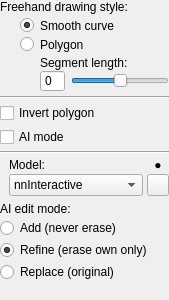
<?xml version="1.0" encoding="UTF-8"?>
<ui version="4.0">
 <class>PolygonToolPanel</class>
 <widget class="QWidget" name="PolygonToolPanel">
  <property name="geometry">
   <rect>
    <x>0</x>
    <y>0</y>
    <width>169</width>
    <height>300</height>
   </rect>
  </property>
  <property name="windowTitle">
   <string>Form</string>
  </property>
  <property name="styleSheet">
   <string notr="true">QWidget {
font-size:12px;
}

</string>
  </property>
  <layout class="QVBoxLayout" name="verticalLayout_3">
   <property name="spacing">
    <number>4</number>
   </property>
   <property name="leftMargin">
    <number>0</number>
   </property>
   <property name="topMargin">
    <number>0</number>
   </property>
   <property name="rightMargin">
    <number>0</number>
   </property>
   <property name="bottomMargin">
    <number>0</number>
   </property>
   <item>
    <widget class="QLabel" name="label_4">
     <property name="text">
      <string>Freehand drawing style:</string>
     </property>
    </widget>
   </item>
   <item>
    <widget class="QWidget" name="grpCurveStyle" native="true">
     <property name="styleSheet">
      <string notr="true">QRadioButton {
  padding: 0px;
}</string>
     </property>
     <layout class="QVBoxLayout" name="verticalLayout">
      <property name="spacing">
       <number>4</number>
      </property>
      <property name="leftMargin">
       <number>20</number>
      </property>
      <property name="topMargin">
       <number>0</number>
      </property>
      <property name="rightMargin">
       <number>0</number>
      </property>
      <property name="bottomMargin">
       <number>0</number>
      </property>
      <item>
       <widget class="QRadioButton" name="btnSmooth">
        <property name="text">
         <string>Smooth curve</string>
        </property>
        <property name="checked">
         <bool>true</bool>
        </property>
       </widget>
      </item>
      <item>
       <widget class="QRadioButton" name="btnPiecewiseLinear">
        <property name="text">
         <string>Polygon</string>
        </property>
       </widget>
      </item>
     </layout>
    </widget>
   </item>
   <item>
    <widget class="QWidget" name="grpSegmentLength" native="true">
     <layout class="QVBoxLayout" name="verticalLayout_2">
      <property name="spacing">
       <number>0</number>
      </property>
      <property name="leftMargin">
       <number>40</number>
      </property>
      <property name="topMargin">
       <number>0</number>
      </property>
      <property name="rightMargin">
       <number>0</number>
      </property>
      <property name="bottomMargin">
       <number>0</number>
      </property>
      <item>
       <widget class="QLabel" name="label_2">
        <property name="text">
         <string>Segment length:</string>
        </property>
       </widget>
      </item>
      <item>
       <layout class="QHBoxLayout" name="horizontalLayout">
        <property name="spacing">
         <number>6</number>
        </property>
        <property name="topMargin">
         <number>0</number>
        </property>
        <item>
         <widget class="QSpinBox" name="inSegmentLength">
          <property name="buttonSymbols">
           <enum>QAbstractSpinBox::ButtonSymbols::NoButtons</enum>
          </property>
         </widget>
        </item>
        <item>
         <widget class="QSlider" name="inSegmentLengthSlider">
          <property name="toolTip">
           <string>&lt;!DOCTYPE HTML PUBLIC &quot;-//W3C//DTD HTML 4.0//EN&quot; &quot;http://www.w3.org/TR/REC-html40/strict.dtd&quot;&gt;
&lt;html&gt;&lt;head&gt;&lt;meta name=&quot;qrichtext&quot; content=&quot;1&quot; /&gt;&lt;style type=&quot;text/css&quot;&gt;
p, li { white-space: pre-wrap; }
&lt;/style&gt;&lt;/head&gt;&lt;body style=&quot; font-family:'Helvetica'; font-size:12px; font-weight:400; font-style:normal;&quot;&gt;
&lt;p style=&quot; margin-top:0px; margin-bottom:0px; margin-left:0px; margin-right:0px; -qt-block-indent:0; text-indent:0px;&quot;&gt;Set the overall opacity of segmentation labels.&lt;/p&gt;
&lt;p style=&quot;-qt-paragraph-type:empty; margin-top:0px; margin-bottom:0px; margin-left:0px; margin-right:0px; -qt-block-indent:0; text-indent:0px;&quot;&gt;&lt;/p&gt;
&lt;p style=&quot; margin-top:0px; margin-bottom:0px; margin-left:0px; margin-right:0px; -qt-block-indent:0; text-indent:0px;&quot;&gt;[A]: Make more transparent&lt;/p&gt;
&lt;p style=&quot; margin-top:0px; margin-bottom:0px; margin-left:0px; margin-right:0px; -qt-block-indent:0; text-indent:0px;&quot;&gt;[D]: Make more opaque&lt;/p&gt;
&lt;p style=&quot; margin-top:0px; margin-bottom:0px; margin-left:0px; margin-right:0px; -qt-block-indent:0; text-indent:0px;&quot;&gt;[S]: Toggle on/off&lt;/p&gt;&lt;/body&gt;&lt;/html&gt;</string>
          </property>
          <property name="minimum">
           <number>0</number>
          </property>
          <property name="maximum">
           <number>100</number>
          </property>
          <property name="singleStep">
           <number>1</number>
          </property>
          <property name="pageStep">
           <number>10</number>
          </property>
          <property name="value">
           <number>50</number>
          </property>
          <property name="orientation">
           <enum>Qt::Orientation::Horizontal</enum>
          </property>
          <property name="tickPosition">
           <enum>QSlider::TickPosition::NoTicks</enum>
          </property>
          <property name="tickInterval">
           <number>25</number>
          </property>
         </widget>
        </item>
       </layout>
      </item>
     </layout>
    </widget>
   </item>
   <item>
    <widget class="Line" name="line">
     <property name="orientation">
      <enum>Qt::Orientation::Horizontal</enum>
     </property>
    </widget>
   </item>
   <item>
    <widget class="QCheckBox" name="chkInvertPolygon">
     <property name="toolTip">
      <string>&lt;html&gt;&lt;head/&gt;&lt;body&gt;&lt;p&gt;When enabled, polygon drawing operations are inverted, i.e., the outside of the polygon is filled with the active label.&lt;/p&gt;&lt;/body&gt;&lt;/html&gt;</string>
     </property>
     <property name="text">
      <string>Invert polygon</string>
     </property>
    </widget>
   </item>
   <item>
    <widget class="QCheckBox" name="chkDeepLearningMode">
     <property name="toolTip">
      <string>&lt;html&gt;&lt;head/&gt;&lt;body&gt;&lt;p&gt;When enabled, polygon drawing operations are inverted, i.e., the outside of the polygon is filled with the active label.&lt;/p&gt;&lt;/body&gt;&lt;/html&gt;</string>
     </property>
     <property name="text">
      <string>AI mode</string>
     </property>
    </widget>
   </item>
   <item>
    <widget class="QWidget" name="grpDeepLearning" native="true">
     <layout class="QVBoxLayout" name="verticalLayout_4">
      <property name="spacing">
       <number>4</number>
      </property>
      <property name="leftMargin">
       <number>0</number>
      </property>
      <property name="topMargin">
       <number>0</number>
      </property>
      <property name="rightMargin">
       <number>0</number>
      </property>
      <property name="bottomMargin">
       <number>0</number>
      </property>
      <item>
       <widget class="QWidget" name="widget_3" native="true">
        <layout class="QHBoxLayout" name="horizontalLayout_3">
         <property name="leftMargin">
          <number>0</number>
         </property>
         <property name="topMargin">
          <number>0</number>
         </property>
         <property name="rightMargin">
          <number>0</number>
         </property>
         <property name="bottomMargin">
          <number>0</number>
         </property>
         <item>
          <widget class="Line" name="line_2">
           <property name="orientation">
            <enum>Qt::Orientation::Horizontal</enum>
           </property>
          </widget>
         </item>
        </layout>
       </widget>
      </item>
      <item>
       <widget class="QWidget" name="widget_8" native="true">
        <layout class="QGridLayout" name="gridLayout_3" columnstretch="0,0">
         <property name="topMargin">
          <number>0</number>
         </property>
         <property name="rightMargin">
          <number>0</number>
         </property>
         <property name="bottomMargin">
          <number>0</number>
         </property>
         <property name="horizontalSpacing">
          <number>4</number>
         </property>
         <property name="verticalSpacing">
          <number>2</number>
         </property>
         <item row="2" column="0" colspan="2">
          <widget class="QWidget" name="widget_9" native="true">
           <layout class="QGridLayout" name="gridLayout_4">
            <property name="leftMargin">
             <number>0</number>
            </property>
            <property name="topMargin">
             <number>0</number>
            </property>
            <property name="rightMargin">
             <number>0</number>
            </property>
            <property name="bottomMargin">
             <number>0</number>
            </property>
            <property name="horizontalSpacing">
             <number>0</number>
            </property>
            <property name="verticalSpacing">
             <number>2</number>
            </property>
           </layout>
          </widget>
         </item>
         <item row="1" column="0">
          <widget class="QComboBox" name="inDLModel">
           <property name="styleSheet">
            <string notr="true"/>
           </property>
           <item>
            <property name="text">
             <string>nnInteractive</string>
            </property>
           </item>
          </widget>
         </item>
         <item row="1" column="1">
          <widget class="QToolButton" name="btnConfigDL">
           <property name="maximumSize">
            <size>
             <width>22</width>
             <height>22</height>
            </size>
           </property>
           <property name="toolTip">
            <string>Configure the deep learning extension</string>
           </property>
           <property name="styleSheet">
            <string notr="true"/>
           </property>
           <property name="icon">
            <iconset>
             <normalon>:/root/gear_16.png</normalon>
            </iconset>
           </property>
          </widget>
         </item>
         <item row="0" column="0">
          <widget class="QLabel" name="label">
           <property name="text">
            <string>Model:</string>
           </property>
          </widget>
         </item>
         <item row="0" column="1">
          <widget class="QLabel" name="outDLStatus">
           <property name="toolTip">
            <string>&lt;html&gt;&lt;head/&gt;&lt;body&gt;&lt;p&gt;&lt;span style=&quot; font-weight:700;&quot;&gt;Status of the deep learning extensions server.&lt;/span&gt;&lt;/p&gt;&lt;p&gt;●: Checking status&lt;/p&gt;&lt;p&gt;&lt;span style=&quot; color:#941100;&quot;&gt;●&lt;/span&gt;: Connection Error&lt;/p&gt;&lt;p&gt;&lt;span style=&quot; color:#008f00;&quot;&gt;●&lt;/span&gt;: Connected&lt;/p&gt;&lt;/body&gt;&lt;/html&gt;</string>
           </property>
           <property name="styleSheet">
            <string notr="true"/>
           </property>
           <property name="text">
            <string>●</string>
           </property>
           <property name="alignment">
            <set>Qt::AlignmentFlag::AlignCenter</set>
           </property>
          </widget>
         </item>
        </layout>
       </widget>
      </item>
      <item>
       <widget class="QWidget" name="grpDLEditMode" native="true">
        <property name="toolTip">
         <string>&lt;html&gt;&lt;head/&gt;&lt;body&gt;&lt;p&gt;&lt;span style=&quot; font-weight:700;&quot;&gt;How AI results are merged into the segmentation&lt;/span&gt;&lt;/p&gt;&lt;p&gt;&lt;b&gt;Add&lt;/b&gt;: only add voxels. Existing voxels of the active label are never erased.&lt;/p&gt;&lt;p&gt;&lt;b&gt;Refine&lt;/b&gt;: the AI may erase only voxels it created in the current session. Voxels of the active label that existed before are protected.&lt;/p&gt;&lt;p&gt;&lt;b&gt;Replace&lt;/b&gt;: every voxel of the active label that is not in the AI result is erased (original ITK-SNAP behavior).&lt;/p&gt;&lt;/body&gt;&lt;/html&gt;</string>
        </property>
        <layout class="QVBoxLayout" name="verticalLayout_DLEditMode">
         <property name="spacing">
          <number>2</number>
         </property>
         <property name="leftMargin">
          <number>0</number>
         </property>
         <property name="topMargin">
          <number>0</number>
         </property>
         <property name="rightMargin">
          <number>0</number>
         </property>
         <property name="bottomMargin">
          <number>0</number>
         </property>
         <item>
          <widget class="QLabel" name="lblDLEditMode">
           <property name="text">
            <string>AI edit mode:</string>
           </property>
          </widget>
         </item>
         <item>
          <widget class="QRadioButton" name="btnDLEditAdd">
           <property name="text">
            <string>Add (never erase)</string>
           </property>
          </widget>
         </item>
         <item>
          <widget class="QRadioButton" name="btnDLEditRefine">
           <property name="text">
            <string>Refine (erase own only)</string>
           </property>
           <property name="checked">
            <bool>true</bool>
           </property>
          </widget>
         </item>
         <item>
          <widget class="QRadioButton" name="btnDLEditReplace">
           <property name="text">
            <string>Replace (original)</string>
           </property>
          </widget>
         </item>
        </layout>
       </widget>
      </item>
     </layout>
    </widget>
   </item>
   <item>
    <spacer name="verticalSpacer">
     <property name="orientation">
      <enum>Qt::Orientation::Vertical</enum>
     </property>
     <property name="sizeHint" stdset="0">
      <size>
       <width>20</width>
       <height>40</height>
      </size>
     </property>
    </spacer>
   </item>
  </layout>
 </widget>
 <resources/>
 <connections/>
</ui>
